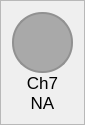
                     <widget class="QFrame" name="frame_ch7">
                      <property name="maximumSize">
                       <size>
                        <width>80</width>
                        <height>150</height>
                       </size>
                      </property>
                      <property name="styleSheet">
                       <string notr="true"/>
                      </property>
                      <property name="frameShape">
                       <enum>QFrame::StyledPanel</enum>
                      </property>
                      <property name="frameShadow">
                       <enum>QFrame::Raised</enum>
                      </property>
                      <layout class="QVBoxLayout" name="verticalLayout_14">
                       <property name="spacing">
                        <number>0</number>
                       </property>
                       <item>
                        <widget class="QFrame" name="frame_ch7_color">
                         <property name="sizePolicy">
                          <sizepolicy hsizetype="Fixed" vsizetype="Fixed">
                           <horstretch>0</horstretch>
                           <verstretch>0</verstretch>
                          </sizepolicy>
                         </property>
                         <property name="minimumSize">
                          <size>
                           <width>61</width>
                           <height>61</height>
                          </size>
                         </property>
                         <property name="maximumSize">
                          <size>
                           <width>1000</width>
                           <height>61</height>
                          </size>
                         </property>
                         <property name="sizeIncrement">
                          <size>
                           <width>1</width>
                           <height>1</height>
                          </size>
                         </property>
                         <property name="styleSheet">
                          <string notr="true">border: 2px solid rgb(145, 145, 145);
border-radius: 30px;
background-color: rgb(169, 169, 169)</string>
                         </property>
                         <property name="frameShape">
                          <enum>QFrame::StyledPanel</enum>
                         </property>
                         <property name="frameShadow">
                          <enum>QFrame::Raised</enum>
                         </property>
                        </widget>
                       </item>
                       <item>
                        <widget class="QLabel" name="label_ch7">
                         <property name="minimumSize">
                          <size>
                           <width>61</width>
                           <height>0</height>
                          </size>
                         </property>
                         <property name="maximumSize">
                          <size>
                           <width>16777215</width>
                           <height>30</height>
                          </size>
                         </property>
                         <property name="font">
                          <font>
                           <pointsize>13</pointsize>
                           <italic>false</italic>
                           <bold>false</bold>
                          </font>
                         </property>
                         <property name="text">
                          <string>Ch7</string>
                         </property>
                         <property name="alignment">
                          <set>Qt::AlignCenter</set>
                         </property>
                        </widget>
                       </item>
                       <item>
                        <widget class="QLabel" name="label_ch7_value">
                         <property name="minimumSize">
                          <size>
                           <width>61</width>
                           <height>0</height>
                          </size>
                         </property>
                         <property name="maximumSize">
                          <size>
                           <width>16777215</width>
                           <height>30</height>
                          </size>
                         </property>
                         <property name="font">
                          <font>
                           <pointsize>13</pointsize>
                           <italic>false</italic>
                           <bold>false</bold>
                          </font>
                         </property>
                         <property name="styleSheet">
                          <string notr="true"/>
                         </property>
                         <property name="text">
                          <string>NA</string>
                         </property>
                         <property name="alignment">
                          <set>Qt::AlignCenter</set>
                         </property>
                        </widget>
                       </item>
                      </layout>
                     </widget>
